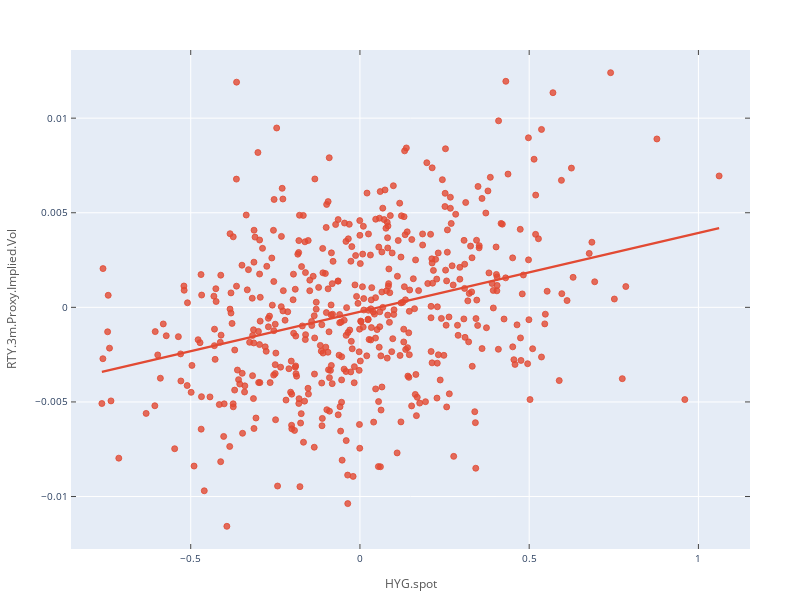

The code cell stored with this chart in its notebook:
### Code cell
from plotly.offline import download_plotlyjs, init_notebook_mode, iplot
import plotly.tools as tls
init_notebook_mode(connected=True)

# Convert our matplotlib object to a plotly object
plotlyFig = tls.mpl_to_plotly(fig)

plotlyFig['layout'].update(
    width=800,  # Adjust width
    height=600,  # Adjust height
    margin=dict(l=50, r=50, t=50, b=50)  # Adjust margins to fit annotations
)

plotlyFig['layout']['annotations'] = [
    dict(
        x=18,
        y=-2,
        showarrow=False,
        text='R^2 = {:.3f}'.format( rvalue )
    ),
    dict(
        x=18,
        y=-2.6,
        showarrow=False,
        text='y = {m:.3f}x {sign} {b:.3f}'.format( m=slope, sign="+" if intercept >= 0 else "-", b=abs(intercept) )
    )
]
iplot(plotlyFig)

### Figure 1 — Plotly figure (JSON) as saved in the notebook; plotly's stock layout.template omitted (floating-point values rounded to 4 significant figures; data arrays with more than 128 entries replaced by an {"elided": "..."} marker saying what was removed)
{"data": [{"line": {"color": "rgba (226, 74, 51, 1)", "dash": "solid", "width": 2.25}, "mode": "lines", "name": "_child1", "type": "scatter", "x": [-0.7625, -0.7441, -0.7257, -0.7073, -0.6888, -0.6704, -0.652, -0.6336, -0.6152, -0.5967, -0.5783, -0.5599, -0.5415, -0.523, -0.5046, -0.4862, -0.4678, -0.4494, -0.4309, -0.4125, -0.3941, -0.3757, -0.3572, -0.3388, -0.3204, -0.302, -0.2836, -0.2651, -0.2467, -0.2283, -0.2099, -0.1915, -0.173, -0.1546, -0.1362, -0.1178, -0.09934, -0.08092, -0.0625, -0.04408, -0.02566, -0.007234, 0.01119, 0.02961, 0.04803, 0.06645, 0.08488, 0.1033, 0.1217, 0.1401, 0.1586, 0.177, 0.1954, 0.2138, 0.2322, 0.2507, 0.2691, 0.2875, 0.3059, 0.3244, 0.3428, 0.3612, 0.3796, 0.398, 0.4165, 0.4349, 0.4533, 0.4717, 0.4902, 0.5086, 0.527, 0.5454, 0.5638, 0.5823, 0.6007, 0.6191, 0.6375, 0.6559, 0.6744, 0.6928, 0.7112, 0.7296, 0.7481, 0.7665, 0.7849, 0.8033, 0.8217, 0.8402, 0.8586, 0.877, 0.8954, 0.9139, 0.9323, 0.9507, 0.9691, 0.9875, 1.006, 1.024, 1.043, 1.061], "xaxis": "x", "y": [-0.00341, -0.003333, -0.003257, -0.00318, -0.003103, -0.003027, -0.00295, -0.002873, -0.002797, -0.00272, -0.002643, -0.002566, -0.00249, -0.002413, -0.002336, -0.00226, -0.002183, -0.002106, -0.00203, -0.001953, -0.001876, -0.001799, -0.001723, -0.001646, -0.001569, -0.001493, -0.001416, -0.001339, -0.001263, -0.001186, -0.001109, -0.001032, -0.0009558, -0.0008791, -0.0008024, -0.0007257, -0.000649, -0.0005723, -0.0004955, -0.0004188, -0.0003421, -0.0002654, -0.0001887, -0.000112, -3.535e-05, 4.135e-05, 0.0001181, 0.0001948, 0.0002715, 0.0003482, 0.0004249, 0.0005016, 0.0005783, 0.000655, 0.0007317, 0.0008084, 0.0008851, 0.0009618, 0.001038, 0.001115, 0.001192, 0.001269, 0.001345, 0.001422, 0.001499, 0.001575, 0.001652, 0.001729, 0.001805, 0.001882, 0.001959, 0.002036, 0.002112, 0.002189, 0.002266, 0.002342, 0.002419, 0.002496, 0.002572, 0.002649, 0.002726, 0.002803, 0.002879, 0.002956, 0.003033, 0.003109, 0.003186, 0.003263, 0.003339, 0.003416, 0.003493, 0.00357, 0.003646, 0.003723, 0.0038, 0.003876, 0.003953, 0.00403, 0.004106, 0.004183], "yaxis": "y"}, {"marker": {"color": "rgba(226,74,51,0.8)", "line": {"color": "rgba(226,74,51,0.8)", "width": 1}, "size": 6, "symbol": "circle"}, "mode": "markers", "type": "scatter", "x": {"elided": "499 float values"}, "xaxis": "x", "y": {"elided": "499 float values"}, "yaxis": "y"}], "layout": {"annotations": [{"showarrow": false, "text": "R^2 = 0.321", "x": 18, "y": -2}, {"showarrow": false, "text": "y = 0.004x - 0.000", "x": 18, "y": -2.6}], "autosize": false, "height": 600, "hovermode": "closest", "margin": {"b": 50, "l": 50, "pad": 0, "r": 50, "t": 50}, "showlegend": false, "width": 800, "xaxis": {"anchor": "y", "domain": [0, 1], "mirror": "ticks", "nticks": 10, "range": [-0.8537, 1.152], "showgrid": true, "showline": true, "side": "bottom", "tickfont": {"size": 10}, "ticks": "inside", "title": {"font": {"color": "#555555", "size": 12}, "text": "HYG.spot"}, "type": "linear", "zeroline": false}, "yaxis": {"anchor": "x", "domain": [0, 1], "mirror": "ticks", "nticks": 7, "range": [-0.01277, 0.0136], "showgrid": true, "showline": true, "side": "left", "tickfont": {"size": 10}, "ticks": "inside", "title": {"font": {"color": "#555555", "size": 12}, "text": "RTY.3m.Proxy.Implied.Vol"}, "type": "linear", "zeroline": false}}}
